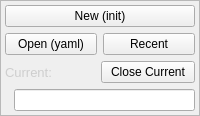
       <widget class="QFrame" name="frame_3">
        <property name="maximumSize">
         <size>
          <width>350</width>
          <height>16777215</height>
         </size>
        </property>
        <property name="frameShape">
         <enum>QFrame::StyledPanel</enum>
        </property>
        <property name="frameShadow">
         <enum>QFrame::Plain</enum>
        </property>
        <layout class="QVBoxLayout" name="verticalLayout_2">
         <property name="leftMargin">
          <number>4</number>
         </property>
         <property name="topMargin">
          <number>4</number>
         </property>
         <property name="rightMargin">
          <number>4</number>
         </property>
         <property name="bottomMargin">
          <number>4</number>
         </property>
         <item>
          <widget class="QPushButton" name="new_snap">
           <property name="text">
            <string>New (init)</string>
           </property>
           <property name="icon">
            <iconset resource="rc.qrc">
             <normaloff>:/images/images/new.png</normaloff>:/images/images/new.png</iconset>
           </property>
           <property name="iconSize">
            <size>
             <width>12</width>
             <height>12</height>
            </size>
           </property>
           <property name="shortcut">
            <string>Ctrl+N</string>
           </property>
          </widget>
         </item>
         <item>
          <layout class="QHBoxLayout" name="horizontalLayout_11">
           <property name="topMargin">
            <number>0</number>
           </property>
           <item>
            <widget class="QPushButton" name="open_snap">
             <property name="text">
              <string>Open (yaml)</string>
             </property>
             <property name="icon">
              <iconset resource="rc.qrc">
               <normaloff>:/images/images/open.png</normaloff>:/images/images/open.png</iconset>
             </property>
             <property name="iconSize">
              <size>
               <width>12</width>
               <height>12</height>
              </size>
             </property>
             <property name="shortcut">
              <string>Ctrl+O</string>
             </property>
            </widget>
           </item>
           <item>
            <widget class="QPushButton" name="open_recent">
             <property name="text">
              <string>Recent</string>
             </property>
             <property name="icon">
              <iconset resource="rc.qrc">
               <normaloff>:/images/images/recent_small.png</normaloff>:/images/images/recent_small.png</iconset>
             </property>
             <property name="iconSize">
              <size>
               <width>13</width>
               <height>13</height>
              </size>
             </property>
            </widget>
           </item>
          </layout>
         </item>
         <item>
          <layout class="QHBoxLayout" name="horizontalLayout_3">
           <property name="spacing">
            <number>2</number>
           </property>
           <property name="topMargin">
            <number>0</number>
           </property>
           <item>
            <widget class="QLabel" name="current_snap">
             <property name="font">
              <font>
               <pointsize>10</pointsize>
              </font>
             </property>
             <property name="styleSheet">
              <string notr="true">color: rgb(206, 206, 206);</string>
             </property>
             <property name="text">
              <string>Current:</string>
             </property>
             <property name="scaledContents">
              <bool>false</bool>
             </property>
             <property name="wordWrap">
              <bool>false</bool>
             </property>
            </widget>
           </item>
           <item>
            <widget class="QPushButton" name="close_current">
             <property name="text">
              <string>Close Current</string>
             </property>
             <property name="icon">
              <iconset resource="rc.qrc">
               <normaloff>:/images/images/close.png</normaloff>:/images/images/close.png</iconset>
             </property>
             <property name="iconSize">
              <size>
               <width>16</width>
               <height>16</height>
              </size>
             </property>
             <property name="shortcut">
              <string>Ctrl+W</string>
             </property>
            </widget>
           </item>
          </layout>
         </item>
         <item>
          <layout class="QHBoxLayout" name="horizontalLayout_9">
           <property name="spacing">
            <number>2</number>
           </property>
           <property name="topMargin">
            <number>0</number>
           </property>
           <item>
            <widget class="QLabel" name="label_3">
             <property name="sizePolicy">
              <sizepolicy hsizetype="Maximum" vsizetype="Preferred">
               <horstretch>0</horstretch>
               <verstretch>0</verstretch>
              </sizepolicy>
             </property>
             <property name="text">
              <string/>
             </property>
             <property name="pixmap">
              <pixmap resource="rc.qrc">:/images/images/url.png</pixmap>
             </property>
            </widget>
           </item>
           <item>
            <widget class="QLineEdit" name="snapcraft_path">
             <property name="sizePolicy">
              <sizepolicy hsizetype="Minimum" vsizetype="Maximum">
               <horstretch>0</horstretch>
               <verstretch>0</verstretch>
              </sizepolicy>
             </property>
             <property name="font">
              <font>
               <pointsize>8</pointsize>
               <italic>true</italic>
              </font>
             </property>
             <property name="readOnly">
              <bool>true</bool>
             </property>
            </widget>
           </item>
          </layout>
         </item>
        </layout>
       </widget>
